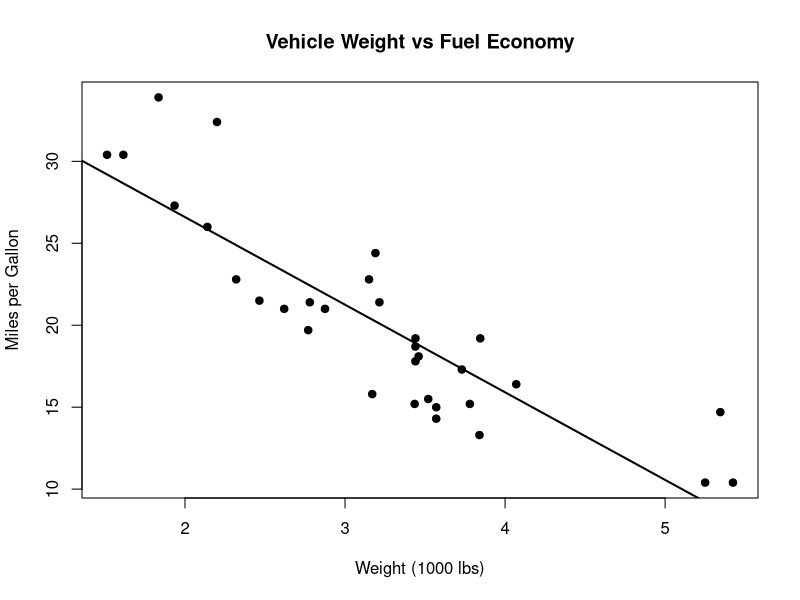

Write the R code that produced this figure.
## ---- chunk 1
knitr::opts_chunk$set(echo = TRUE, warning = FALSE, message = FALSE)
## ---- chunk 2
data(mtcars)
head(mtcars)
## ---- chunk 3
dim(mtcars)
summary(mtcars)
## ---- chunk 4
mean_mpg <- mean(mtcars$mpg)
mean_weight <- mean(mtcars$wt)

mean_mpg
mean_weight
## ---- chunk 5
cor(mtcars$wt, mtcars$mpg)
## ---- chunk 6
plot(
  mtcars$wt,
  mtcars$mpg,
  main = "Vehicle Weight vs Fuel Economy",
  xlab = "Weight (1000 lbs)",
  ylab = "Miles per Gallon",
  pch = 19
)

abline(lm(mpg ~ wt, data = mtcars), lwd = 2)
